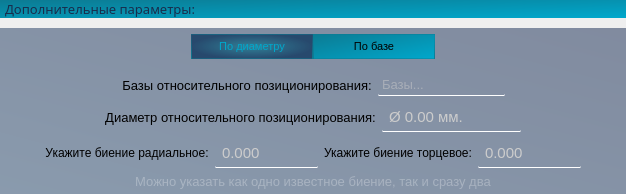
          <widget class="QWidget" name="widget" native="true">
           <property name="styleSheet">
            <string notr="true">border: none;
background: none</string>
           </property>
           <layout class="QVBoxLayout" name="verticalLayout_2">
            <property name="spacing">
             <number>10</number>
            </property>
            <property name="leftMargin">
             <number>0</number>
            </property>
            <property name="topMargin">
             <number>0</number>
            </property>
            <property name="rightMargin">
             <number>0</number>
            </property>
            <property name="bottomMargin">
             <number>0</number>
            </property>
            <item>
             <widget class="QLabel" name="label_3">
              <property name="font">
               <font>
                <family>Segoe UI Light</family>
                <pointsize>10</pointsize>
                <bold>false</bold>
               </font>
              </property>
              <property name="styleSheet">
               <string notr="true">QLabel {
	background: qlineargradient(spread:pad, x1:0, y1:0, x2:1, y2:1, stop:0 rgba(12, 123, 147, 255), stop:1 rgba(0, 168, 204, 255));
	padding-left: 2px;	
	color: rgb(24, 45, 76)
}
</string>
              </property>
              <property name="text">
               <string>Дополнительные параметры:</string>
              </property>
             </widget>
            </item>
            <item>
             <widget class="QWidget" name="widget_3" native="true">
              <property name="styleSheet">
               <string notr="true">#widget_3 {
	background: qlineargradient(spread:pad, x1:0, y1:1, x2:1, y2:0, stop:0 rgba(39, 72, 109, 129), stop:1 rgba(21, 41, 81, 129))
}</string>
              </property>
              <layout class="QVBoxLayout" name="verticalLayout_7">
               <property name="leftMargin">
                <number>0</number>
               </property>
               <property name="topMargin">
                <number>5</number>
               </property>
               <property name="rightMargin">
                <number>0</number>
               </property>
               <property name="bottomMargin">
                <number>5</number>
               </property>
               <item>
                <widget class="QGroupBox" name="groupBox">
                 <property name="styleSheet">
                  <string notr="true">QGroupBox {
	border: none;
Й
}
QPushButton {
	background:qlineargradient(spread:pad, x1:0, y1:0, x2:1, y2:1, stop:0 rgba(12, 123, 147, 255), stop:1 rgba(0, 168, 204, 255));
	border: none;
	font-size: 11px;
	padding: 5 10 5 10;
	width: 100px;
	border: 1px solid qradialgradient(spread:pad, cx:0.506, cy:1, radius:1.147, fx:0.494318, fy:1, stop:0 rgba(12, 123, 147, 255), stop:1 rgba(255, 255, 255, 0));
}
QPushButton:hover {
	color: rgb(0, 168, 204);
	border-left: 1px solid rgb(10, 169, 255);
	border-right: 1px solid rgb(10, 169, 255);
	background-color: qlineargradient(spread:pad, x1:0, y1:0.477, x2:1, y2:0.518, stop:0 rgba(15, 109, 159, 64), stop:0.505682 rgba(15, 111, 149, 0), stop:1 rgba(15, 112, 139, 58));
}
QPushButton:pressed {
	background-color: rgb(0, 53, 93)
}
QPushButton:checked {
	background: qradialgradient(spread:pad, cx:0.5, cy:0.5, radius:0.5, fx:0.5, fy:0.5, stop:0 rgba(12, 123, 147, 177), stop:1 rgba(39, 73, 109, 255));
	color: rgb(0, 168, 204);
}</string>
                 </property>
                 <layout class="QHBoxLayout" name="horizontalLayout_3">
                  <property name="spacing">
                   <number>0</number>
                  </property>
                  <property name="topMargin">
                   <number>1</number>
                  </property>
                  <item>
                   <spacer name="horizontalSpacer">
                    <property name="orientation">
                     <enum>Qt::Orientation::Horizontal</enum>
                    </property>
                    <property name="sizeHint" stdset="0">
                     <size>
                      <width>40</width>
                      <height>20</height>
                     </size>
                    </property>
                   </spacer>
                  </item>
                  <item alignment="Qt::AlignmentFlag::AlignHCenter">
                   <widget class="QPushButton" name="btn_diameter">
                    <property name="font">
                     <font>
                      <pointsize>-1</pointsize>
                     </font>
                    </property>
                    <property name="styleSheet">
                     <string notr="true"/>
                    </property>
                    <property name="text">
                     <string>По диаметру</string>
                    </property>
                    <property name="checkable">
                     <bool>true</bool>
                    </property>
                    <property name="checked">
                     <bool>true</bool>
                    </property>
                    <property name="autoExclusive">
                     <bool>true</bool>
                    </property>
                   </widget>
                  </item>
                  <item alignment="Qt::AlignmentFlag::AlignHCenter">
                   <widget class="QPushButton" name="btn_baza">
                    <property name="font">
                     <font>
                      <pointsize>-1</pointsize>
                     </font>
                    </property>
                    <property name="styleSheet">
                     <string notr="true"/>
                    </property>
                    <property name="text">
                     <string>По базе</string>
                    </property>
                    <property name="checkable">
                     <bool>true</bool>
                    </property>
                    <property name="autoExclusive">
                     <bool>true</bool>
                    </property>
                   </widget>
                  </item>
                  <item>
                   <spacer name="horizontalSpacer_2">
                    <property name="orientation">
                     <enum>Qt::Orientation::Horizontal</enum>
                    </property>
                    <property name="sizeHint" stdset="0">
                     <size>
                      <width>40</width>
                      <height>20</height>
                     </size>
                    </property>
                   </spacer>
                  </item>
                 </layout>
                </widget>
               </item>
               <item>
                <widget class="QWidget" name="layout_baza" native="true">
                 <layout class="QHBoxLayout" name="horizontalLayout_9">
                  <property name="leftMargin">
                   <number>0</number>
                  </property>
                  <property name="topMargin">
                   <number>0</number>
                  </property>
                  <property name="rightMargin">
                   <number>0</number>
                  </property>
                  <property name="bottomMargin">
                   <number>0</number>
                  </property>
                  <item>
                   <spacer name="horizontalSpacer_13">
                    <property name="orientation">
                     <enum>Qt::Orientation::Horizontal</enum>
                    </property>
                    <property name="sizeHint" stdset="0">
                     <size>
                      <width>40</width>
                      <height>20</height>
                     </size>
                    </property>
                   </spacer>
                  </item>
                  <item>
                   <widget class="QLabel" name="label_13">
                    <property name="sizePolicy">
                     <sizepolicy hsizetype="Minimum" vsizetype="Maximum">
                      <horstretch>0</horstretch>
                      <verstretch>0</verstretch>
                     </sizepolicy>
                    </property>
                    <property name="minimumSize">
                     <size>
                      <width>0</width>
                      <height>20</height>
                     </size>
                    </property>
                    <property name="font">
                     <font>
                      <pointsize>10</pointsize>
                      <underline>false</underline>
                      <strikeout>false</strikeout>
                     </font>
                    </property>
                    <property name="styleSheet">
                     <string notr="true">background:none;
border:none;
</string>
                    </property>
                    <property name="text">
                     <string>Базы относительного позиционирования:</string>
                    </property>
                    <property name="alignment">
                     <set>Qt::AlignmentFlag::AlignCenter</set>
                    </property>
                    <property name="margin">
                     <number>0</number>
                    </property>
                   </widget>
                  </item>
                  <item>
                   <widget class="QLineEdit" name="line_edit_baza">
                    <property name="enabled">
                     <bool>true</bool>
                    </property>
                    <property name="sizePolicy">
                     <sizepolicy hsizetype="Maximum" vsizetype="Fixed">
                      <horstretch>0</horstretch>
                      <verstretch>0</verstretch>
                     </sizepolicy>
                    </property>
                    <property name="maximumSize">
                     <size>
                      <width>16777215</width>
                      <height>16777215</height>
                     </size>
                    </property>
                    <property name="font">
                     <font>
                      <pointsize>10</pointsize>
                      <bold>false</bold>
                     </font>
                    </property>
                    <property name="toolTip">
                     <string>&lt;html&gt;&lt;head/&gt;&lt;body&gt;&lt;p&gt;&lt;span style=&quot; color:#000000;&quot;&gt;Можно указать несколько&lt;/span&gt;&lt;/p&gt;&lt;/body&gt;&lt;/html&gt;</string>
                    </property>
                    <property name="styleSheet">
                     <string notr="true">QLineEdit {
	padding: 2;	
	border: none;
	border-bottom: 1px solid white;
	border-radius: 1px;
	background: rgba(255, 255, 255, 0);
	transition: color 0.3s ease;
	transition: border-bottom 0.4s ease;
	color: rgb(204, 204, 204);
	font-size: 10pt
}
QLineEdit:disabled {
	color: rgb(120, 106, 107);
	background: rgba(255, 255, 255, 20);
}

QLineEdit:hover {
	color: rgb(255, 255, 255)
}

QLineEdit:pressed {
	border-bottom: 1px solid white;
}</string>
                    </property>
                    <property name="text">
                     <string/>
                    </property>
                    <property name="placeholderText">
                     <string>Базы...</string>
                    </property>
                   </widget>
                  </item>
                  <item>
                   <spacer name="horizontalSpacer_14">
                    <property name="orientation">
                     <enum>Qt::Orientation::Horizontal</enum>
                    </property>
                    <property name="sizeHint" stdset="0">
                     <size>
                      <width>40</width>
                      <height>20</height>
                     </size>
                    </property>
                   </spacer>
                  </item>
                 </layout>
                </widget>
               </item>
               <item>
                <widget class="QWidget" name="layout_diameter" native="true">
                 <layout class="QHBoxLayout" name="horizontalLayout_5">
                  <property name="leftMargin">
                   <number>0</number>
                  </property>
                  <property name="topMargin">
                   <number>0</number>
                  </property>
                  <property name="rightMargin">
                   <number>0</number>
                  </property>
                  <property name="bottomMargin">
                   <number>0</number>
                  </property>
                  <item>
                   <spacer name="horizontalSpacer_9">
                    <property name="orientation">
                     <enum>Qt::Orientation::Horizontal</enum>
                    </property>
                    <property name="sizeHint" stdset="0">
                     <size>
                      <width>40</width>
                      <height>20</height>
                     </size>
                    </property>
                   </spacer>
                  </item>
                  <item>
                   <widget class="QLabel" name="label_11">
                    <property name="sizePolicy">
                     <sizepolicy hsizetype="Minimum" vsizetype="Maximum">
                      <horstretch>0</horstretch>
                      <verstretch>0</verstretch>
                     </sizepolicy>
                    </property>
                    <property name="minimumSize">
                     <size>
                      <width>0</width>
                      <height>20</height>
                     </size>
                    </property>
                    <property name="font">
                     <font>
                      <pointsize>10</pointsize>
                      <underline>false</underline>
                      <strikeout>false</strikeout>
                     </font>
                    </property>
                    <property name="styleSheet">
                     <string notr="true">background:none;
border:none;
</string>
                    </property>
                    <property name="text">
                     <string>Диаметр относительного позиционирования:</string>
                    </property>
                    <property name="alignment">
                     <set>Qt::AlignmentFlag::AlignCenter</set>
                    </property>
                    <property name="margin">
                     <number>0</number>
                    </property>
                   </widget>
                  </item>
                  <item>
                   <widget class="QDoubleSpinBox" name="double_spin_start_diameter_2">
                    <property name="sizePolicy">
                     <sizepolicy hsizetype="Minimum" vsizetype="Maximum">
                      <horstretch>0</horstretch>
                      <verstretch>0</verstretch>
                     </sizepolicy>
                    </property>
                    <property name="minimumSize">
                     <size>
                      <width>0</width>
                      <height>30</height>
                     </size>
                    </property>
                    <property name="styleSheet">
                     <string notr="true">QDoubleSpinBox {
	padding: 2 5 2 5;	
	border: none;
	border-bottom: 1px solid white;
	border-radius: 1px;
	background: rgba(255, 255, 255, 0);
	transition: color 0.3s ease;
	transition: border-bottom 0.4s ease;
	color: rgb(204, 204, 204);
	font-size: 11pt;
}

QDoubleSpinBox:disabled {
	color: rgb(120, 106, 107);
	background: rgba(255, 255, 255, 20);
}

QDoubleSpinBox:hover {
	color: rgb(255, 255, 255)
}

QDoubleSpinBox:pressed {
	border-bottom: 1px solid white;
}
</string>
                    </property>
                    <property name="prefix">
                     <string>Ø </string>
                    </property>
                    <property name="suffix">
                     <string> мм.</string>
                    </property>
                    <property name="maximum">
                     <double>10000.000000000000000</double>
                    </property>
                   </widget>
                  </item>
                  <item>
                   <spacer name="horizontalSpacer_10">
                    <property name="orientation">
                     <enum>Qt::Orientation::Horizontal</enum>
                    </property>
                    <property name="sizeHint" stdset="0">
                     <size>
                      <width>40</width>
                      <height>20</height>
                     </size>
                    </property>
                   </spacer>
                  </item>
                 </layout>
                </widget>
               </item>
               <item>
                <widget class="QWidget" name="horizontalWidget_3" native="true">
                 <property name="font">
                  <font>
                   <pointsize>10</pointsize>
                  </font>
                 </property>
                 <layout class="QHBoxLayout" name="horizontalLayout_8">
                  <property name="leftMargin">
                   <number>5</number>
                  </property>
                  <property name="topMargin">
                   <number>0</number>
                  </property>
                  <property name="rightMargin">
                   <number>5</number>
                  </property>
                  <property name="bottomMargin">
                   <number>0</number>
                  </property>
                  <item>
                   <spacer name="horizontalSpacer_11">
                    <property name="orientation">
                     <enum>Qt::Orientation::Horizontal</enum>
                    </property>
                    <property name="sizeHint" stdset="0">
                     <size>
                      <width>40</width>
                      <height>20</height>
                     </size>
                    </property>
                   </spacer>
                  </item>
                  <item>
                   <widget class="QLabel" name="label_12">
                    <property name="sizePolicy">
                     <sizepolicy hsizetype="Minimum" vsizetype="Maximum">
                      <horstretch>0</horstretch>
                      <verstretch>0</verstretch>
                     </sizepolicy>
                    </property>
                    <property name="minimumSize">
                     <size>
                      <width>0</width>
                      <height>20</height>
                     </size>
                    </property>
                    <property name="font">
                     <font>
                      <pointsize>9</pointsize>
                      <underline>false</underline>
                      <strikeout>false</strikeout>
                     </font>
                    </property>
                    <property name="styleSheet">
                     <string notr="true">background:none;
border:none;
</string>
                    </property>
                    <property name="text">
                     <string>Укажите биение радиальное:</string>
                    </property>
                    <property name="alignment">
                     <set>Qt::AlignmentFlag::AlignCenter</set>
                    </property>
                    <property name="margin">
                     <number>0</number>
                    </property>
                   </widget>
                  </item>
                  <item>
                   <widget class="QDoubleSpinBox" name="double_spin_start_diameter_3">
                    <property name="sizePolicy">
                     <sizepolicy hsizetype="Minimum" vsizetype="Maximum">
                      <horstretch>0</horstretch>
                      <verstretch>0</verstretch>
                     </sizepolicy>
                    </property>
                    <property name="minimumSize">
                     <size>
                      <width>0</width>
                      <height>30</height>
                     </size>
                    </property>
                    <property name="styleSheet">
                     <string notr="true">QDoubleSpinBox {
	padding: 2 5 2 5;	
	border: none;
	border-bottom: 1px solid white;
	border-radius: 1px;
	background: rgba(255, 255, 255, 0);
	transition: color 0.3s ease;
	transition: border-bottom 0.4s ease;
	color: rgb(204, 204, 204);
	font-size: 11pt;
}

QDoubleSpinBox:disabled {
	color: rgb(120, 106, 107);
	background: rgba(255, 255, 255, 20);
}

QDoubleSpinBox:hover {
	color: rgb(255, 255, 255)
}

QDoubleSpinBox:pressed {
	border-bottom: 1px solid white;
}
</string>
                    </property>
                    <property name="prefix">
                     <string/>
                    </property>
                    <property name="suffix">
                     <string/>
                    </property>
                    <property name="decimals">
                     <number>3</number>
                    </property>
                    <property name="maximum">
                     <double>10000.000000000000000</double>
                    </property>
                    <property name="singleStep">
                     <double>0.010000000000000</double>
                    </property>
                   </widget>
                  </item>
                  <item>
                   <widget class="QLabel" name="label_15">
                    <property name="sizePolicy">
                     <sizepolicy hsizetype="Minimum" vsizetype="Maximum">
                      <horstretch>0</horstretch>
                      <verstretch>0</verstretch>
                     </sizepolicy>
                    </property>
                    <property name="minimumSize">
                     <size>
                      <width>0</width>
                      <height>20</height>
                     </size>
                    </property>
                    <property name="font">
                     <font>
                      <pointsize>9</pointsize>
                      <underline>false</underline>
                      <strikeout>false</strikeout>
                     </font>
                    </property>
                    <property name="styleSheet">
                     <string notr="true">background:none;
border:none;
</string>
                    </property>
                    <property name="text">
                     <string>Укажите биение торцевое:</string>
                    </property>
                    <property name="alignment">
                     <set>Qt::AlignmentFlag::AlignCenter</set>
                    </property>
                    <property name="margin">
                     <number>0</number>
                    </property>
                   </widget>
                  </item>
                  <item>
                   <widget class="QDoubleSpinBox" name="double_spin_start_diameter_4">
                    <property name="sizePolicy">
                     <sizepolicy hsizetype="Minimum" vsizetype="Maximum">
                      <horstretch>0</horstretch>
                      <verstretch>0</verstretch>
                     </sizepolicy>
                    </property>
                    <property name="minimumSize">
                     <size>
                      <width>0</width>
                      <height>30</height>
                     </size>
                    </property>
                    <property name="styleSheet">
                     <string notr="true">QDoubleSpinBox {
	padding: 2 5 2 5;	
	border: none;
	border-bottom: 1px solid white;
	border-radius: 1px;
	background: rgba(255, 255, 255, 0);
	transition: color 0.3s ease;
	transition: border-bottom 0.4s ease;
	color: rgb(204, 204, 204);
	font-size: 11pt;
}

QDoubleSpinBox:disabled {
	color: rgb(120, 106, 107);
	background: rgba(255, 255, 255, 20);
}

QDoubleSpinBox:hover {
	color: rgb(255, 255, 255)
}

QDoubleSpinBox:pressed {
	border-bottom: 1px solid white;
}
</string>
                    </property>
                    <property name="prefix">
                     <string/>
                    </property>
                    <property name="suffix">
                     <string/>
                    </property>
                    <property name="decimals">
                     <number>3</number>
                    </property>
                    <property name="maximum">
                     <double>10000.000000000000000</double>
                    </property>
                    <property name="singleStep">
                     <double>0.010000000000000</double>
                    </property>
                   </widget>
                  </item>
                  <item>
                   <spacer name="horizontalSpacer_12">
                    <property name="orientation">
                     <enum>Qt::Orientation::Horizontal</enum>
                    </property>
                    <property name="sizeHint" stdset="0">
                     <size>
                      <width>40</width>
                      <height>20</height>
                     </size>
                    </property>
                   </spacer>
                  </item>
                 </layout>
                </widget>
               </item>
               <item>
                <widget class="QLabel" name="label_16">
                 <property name="sizePolicy">
                  <sizepolicy hsizetype="Preferred" vsizetype="Maximum">
                   <horstretch>0</horstretch>
                   <verstretch>0</verstretch>
                  </sizepolicy>
                 </property>
                 <property name="font">
                  <font>
                   <pointsize>10</pointsize>
                  </font>
                 </property>
                 <property name="styleSheet">
                  <string notr="true">background:none;
border: none;
color: rgba(255, 255, 255, 70)
</string>
                 </property>
                 <property name="text">
                  <string>Можно указать как одно известное биение, так и сразу два</string>
                 </property>
                 <property name="alignment">
                  <set>Qt::AlignmentFlag::AlignCenter</set>
                 </property>
                </widget>
               </item>
              </layout>
             </widget>
            </item>
           </layout>
          </widget>
